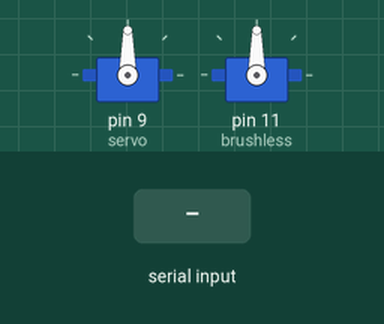
Simulated run of this sketch. Board: Arduino Uno, built with avr-gcc and run on an emulated ATmega328P. Shown: 2 × servo. Inputs (shaded band) come from the test bench.

Above: at 1.2 s.
1.3 s: byte 0 (0) received over Serial
At 2.2 s:
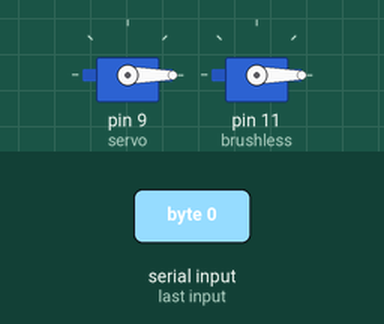
Timing chart, 0 to 4.3 s (numbered marks = the images above; inputs shaded):
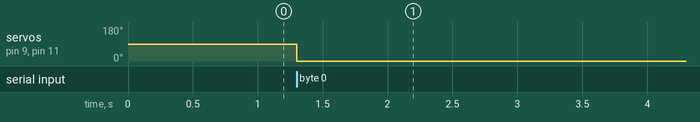

Measured:
- after the input at 1.3 s, servo on pin 9 (servo), servo on pin 11 (brushless): 90° → 0° at once

The sketch:

serial_controller.ino
```cpp
#include <Servo.h>

String command = "";
bool received = false;
Servo servo;
Servo brushless;

void setup(){
  Serial.begin(115200);
  command.reserve(3);
  servo.attach(9);
  brushless.attach(11);
}

void loop(){
  if(received){
    control_motors(command[0], command[1]);
    command = "";
    received = false;
  }
}

void serialEvent(){
  while (Serial.available()) {
    // get the new byte:
    char inChar = (char)Serial.read();

    command += inChar;

    if (inChar == 0) {
      received = true;
    }
  }
}

void control_motors(char direction, char speed){
  servo.write((unsigned int)direction);
  brushless.write((unsigned int)speed);
}
```
